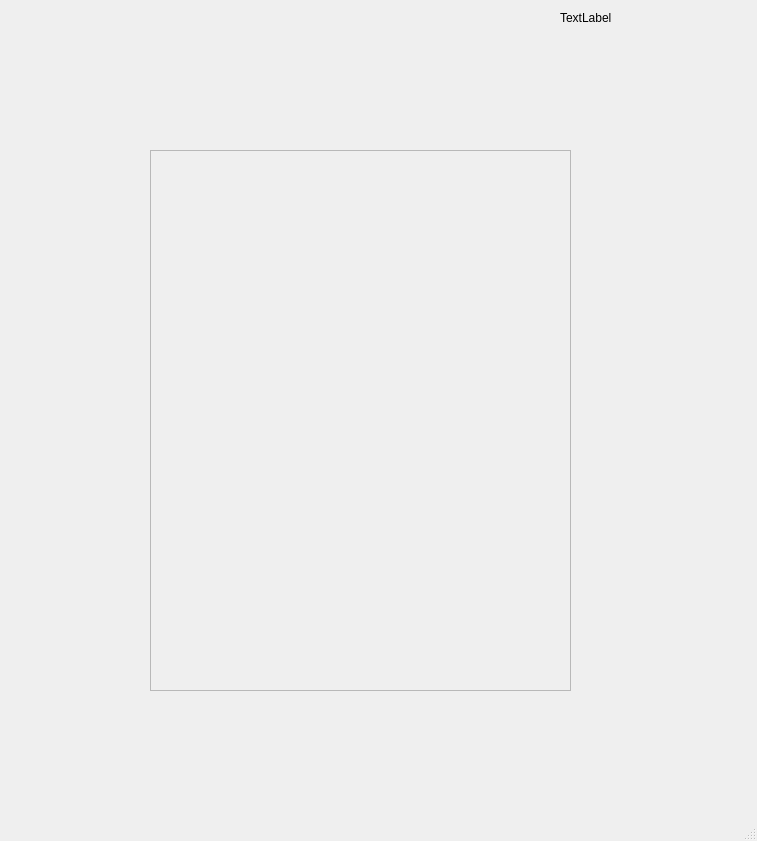
<?xml version="1.0" encoding="UTF-8"?>
<ui version="4.0">
 <class>MainWindow</class>
 <widget class="QMainWindow" name="MainWindow">
  <property name="geometry">
   <rect>
    <x>0</x>
    <y>0</y>
    <width>757</width>
    <height>841</height>
   </rect>
  </property>
  <property name="windowTitle">
   <string>MainWindow</string>
  </property>
  <widget class="QWidget" name="centralwidget">
   <widget class="QLabel" name="label">
    <property name="geometry">
     <rect>
      <x>560</x>
      <y>10</y>
      <width>55</width>
      <height>16</height>
     </rect>
    </property>
    <property name="text">
     <string>TextLabel</string>
    </property>
   </widget>
   <widget class="QScrollArea" name="scrollArea">
    <property name="geometry">
     <rect>
      <x>150</x>
      <y>150</y>
      <width>421</width>
      <height>541</height>
     </rect>
    </property>
    <property name="widgetResizable">
     <bool>true</bool>
    </property>
    <widget class="QWidget" name="scrollAreaWidgetContents">
     <property name="geometry">
      <rect>
       <x>0</x>
       <y>0</y>
       <width>419</width>
       <height>539</height>
      </rect>
     </property>
    </widget>
   </widget>
  </widget>
  <widget class="QStatusBar" name="statusbar"/>
 </widget>
 <resources/>
 <connections/>
</ui>
